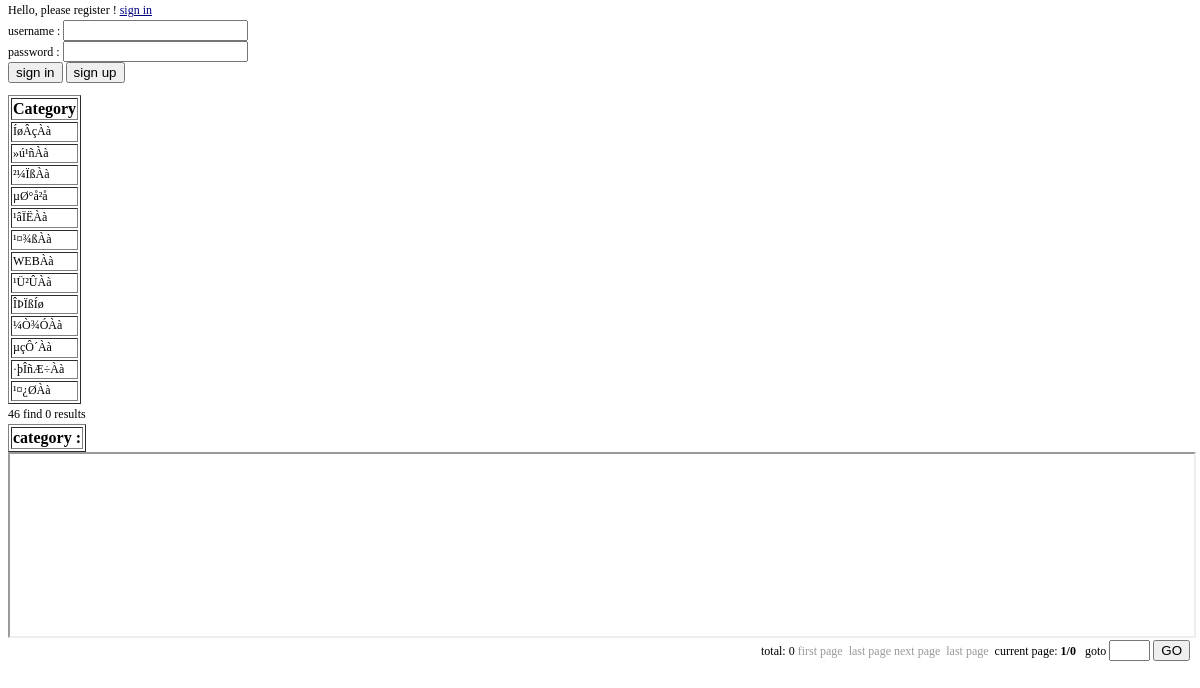
/my_index?category_num=46, run on the app's committed database.
### tables this page shows
CREATE TABLE b2c_class (
  id int(10) unsigned NOT NULL auto_increment,
  name varchar(40) NOT NULL default '',
  up_id int(10) unsigned NOT NULL default '0',
  KEY id (id)
);

### conf/db_mysql.php (called while the page is built, shortened)
<?php
class DB_Sql {
  var $Record   = array();
  var $Link_ID  = 0;
  var $Query_ID = 0;
  function free() {
      $this->Query_ID = 0;
  }
  function query($Query_String) {
    if ($Query_String == "")
      return 0;
    $this->Query_ID = @mysql_query($Query_String,$this->Link_ID);
    return $this->Query_ID;
  }
  function next_record() {
    $this->Record = @mysql_fetch_array($this->Query_ID);
    $stat = is_array($this->Record);
    return $stat;
  }
  function num_rows() {
    return @mysql_num_rows($this->Query_ID);
  }
  function f($Name) {
    return $this->Record[$Name];
  }
}
?>

### conf/config.php (called while the page is built, shortened)
<?php
require "conf/options.php";
require "conf/db_mysql.php";
$db = new DB_Sql;
$db->Host = $dbservername;
$db->User = $dbusername;
$db->Password = $dbuserpass;
$db->Link_ID = @mysql_connect($db->Host, $db->User, $db->Password) or die("Êý¾Ý¿âÁ¬½Ó´íÎó£¬ÇëÔËÐÐinstall.php½øÐÐ°²×°¡£");
?>

### conf/options.php (called while the page is built, shortened)
<?php
$dbservername="mysql1.cs.clemson.edu";
$dbusername="b2c_vt1i";
$dbuserpass="zhubo19910914";
?>

### my_index.php (the view, shortened to what this page needs)
<?php
require "conf/config.php";
?>
<html>
<head>
    <link rel="stylesheet" href="conf/style.css" type="text/css">
</head>
<body>
<div>
    <?php
    if (isset($login_name)) {
        echo "dear <font color='#cc0000'>" . $login_name . "</font>£¬welcome!";
        echo "<br>";
        echo "last login in time " . $cookielogintime;
    } else {
        echo "Hello, please register ! <a href='my_login.php' class='clink03'>sign in</a> ";
    }
    ?>
</div>
<div>
    <form action="my_login.php" method=post>
        username : <input name=u_pass>
        <br>
        password : <input name=u_name type=password>
        <br>
        <input name="sign_in" type=submit value="sign in">
        <a href="my_register1.php">
            <input name="sign_up" type=button value="sign up">
        </a>
    </form>
</div>
<div>
    <table border=1>
        <tr>
            <th>Category</th>
        </tr>
        <?php
        $db->query("select id,name from $class_t where up_id=0");
        while ($db->next_record()) {
            echo "<tr><td>";
            echo "<a href = 'my_index?category_num=" . $db->f('id') . "'>";
            echo $db->f('name');
            echo "</a>";
            echo "</td></tr>";
        }
        ?>
    </table>
</div>
<?php
if (!isset($page)) $page = 1;
echo $category_num;
$record_one_line = 3;
$line_one_page = 4;
$records_one_page = $record_one_line * $line_one_page;
php?>
<table border="1">
    <tr>
        <th>
            <?php
            $db->query("select name from $class_t where id = $category_num");
            $category_name = $db->f("name");
            echo "category : $category_name";
            ?>
        </th>
    </tr>
    <?php
    $db->query("select * from $goods_t where class_id = $category_num");
    $total_num = $db->num_rows();
    $totalpage = ceil($total_num / $records_one_page);
    echo "find   $total_num results<br>";
            ?>
</table>
<iframe frameborder=1
        height=182 name=cart scrolling=no
        src="shopping.php"
        width="100%"></iframe>
<table width="100%" border="0" cellspacing="1" cellpadding="1">
    <form action="<?php echo $PHP_SELF . "?up_id=$up_id&sf=$sf" ?> " method="post" name="form8"
          onSubmit="return check_page('form8.page')">
        <tr>
            <td align="right"> total:
                <?php echo $total_num . " ";
                $page1 = $page - 1;
                $page2 = $page + 1;
                if ($page1 < 1) echo "<FONT color=#999999> first page&nbsp; last page</FONT>&nbsp;";
                else echo "<a href='$PHP_SELF?page=1&up_id=$up_id&sf=$sf'>first page</a>&nbsp;<a href='$PHP_SELF?page=$page1&up_id=$up_id&sf=$sf'>ÉÏÒ»Ò³</a>&nbsp;";
                if ($page2 > $totalpage) echo "<FONT color=#999999>next page&nbsp; last page</FONT>&nbsp;";
                else echo "<a href='$PHP_SELF?page=$page2&up_id=$up_id&sf=$sf'>next page</a>&nbsp;<a href='$PHP_SELF?page=$totalpage&up_id=$up_id&sf=$sf'>last page</a>&nbsp;";
                ?>
                current page:<b>
                    <?php echo $page . "/" . $totalpage ?>
                </b>&nbsp;
                goto
                <input type="text" name="page" size="2">
                <input type="submit" name="Submit22" value="GO">
            </td>
        </tr>
    </form>
</table>
</body>

### conf/style.css (style rules this page uses)
TD { FONT-SIZE: 9pt; LETTER-SPACING: 0pt; LINE-HEIGHT: 130%; WORD-SPACING: 0pt }
BODY { FONT-FAMILY: "����"; FONT-SIZE: 12px; LINE-HEIGHT: 15pt; MARGIN-TOP: 0px; PADDING-TOP: 0px; SCROLLBAR-FACE-COLOR: #cccccc; SCROLLBAR-HIGHLIGHT-COLOR: #e7e7e7; SCROLLBAR-SHADOW-COLOR: #e7e7e7; SCROLLBAR-3DLIGHT-COLOR: #ffffff; SCROLLBAR-ARROW-COLOR: #ffffff; SCROLLBAR-TRACK-COLOR: #ffffff; SCROLLBAR-DARKSHADOW-COLOR: #ffffff }
A:link { COLOR: #000000; TEXT-DECORATION: none }
A.clink03:link { COLOR: #00007f; TEXT-DECORATION: underline }

### data on the page
b2c_class: name "ÍøÂçÀà"
b2c_class: name "»ú¹ñÀà"
b2c_class: name "²¼ÏßÀà"
b2c_class: name "µØ°å²å"
b2c_class: name "¹âÏËÀà"
b2c_class: name "¹¤¾ßÀà"
b2c_class: name "WEBÀà"
b2c_class: name "¹Ü²ÛÀà"
b2c_class: name "ÎÞÏßÍø"
b2c_class: name "¼Ò¾ÓÀà"
b2c_class: name "µçÔ´Àà"
b2c_class: name "·þÎñÆ÷Àà"
b2c_class: name "¹¤¿ØÀà"

### other printed values
$category_num "46 find 0 results"
$total_num "0"
$page "1"
$totalpage "0"
